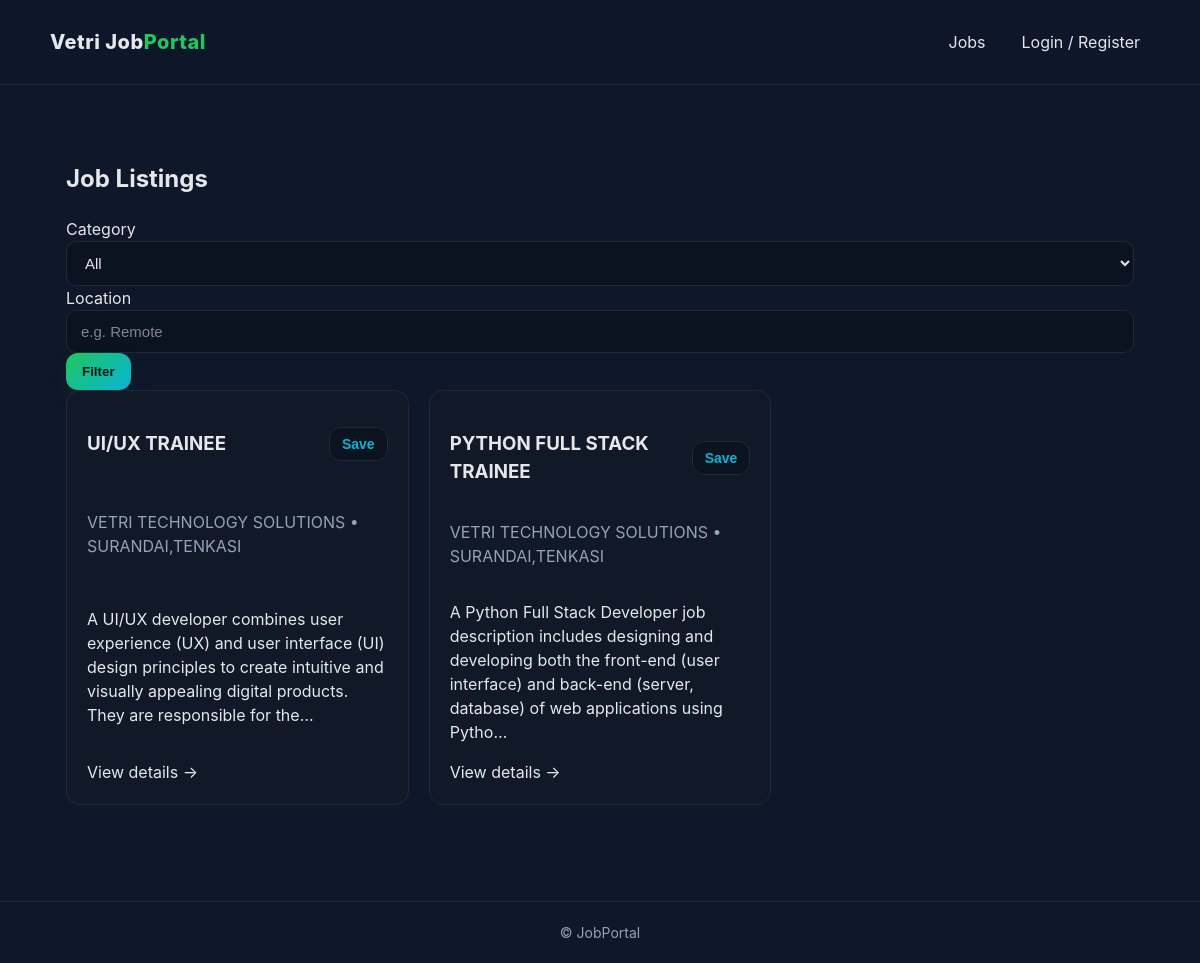
Screenshot of /jobs/ with the database file from the repository.
### jobs/models.py (models this page shows, shortened)
class Job(models.Model):
    title = models.CharField(max_length=200)
    company = models.CharField(max_length=200)
    category = models.ForeignKey(Category, on_delete=models.CASCADE, related_name="jobs")
    location = models.CharField(max_length=120)
    description = models.TextField()
    posted_at = models.DateTimeField(default=timezone.now)
    class Meta: ordering = ["-posted_at"]

### jobs/views.py (the view)
# urls.py: path("jobs/", views.jobs_list, name="jobs_list"),
def jobs_list(request):
    category_slug = request.GET.get("category")
    location = request.GET.get("location", "").strip()
    jobs = Job.objects.select_related("category").all()
    if category_slug:
        jobs = jobs.filter(category__slug=category_slug)
    if location:
        jobs = jobs.filter(location__icontains=location)
    categories = Category.objects.all()
    return render(request, "jobs_list.html", {
        "jobs": jobs,
        "categories": categories,
        "current_category": category_slug,
        "current_location": location
    })

### jobs/templates/jobs_list.html (shortened to what this page needs)
{% extends "base.html" %}
{% block content %}
<section class="section">
  <h2>Job Listings</h2>
  <form class="filters" method="get">
    <label>Category
      <select name="category">
        <option value="">All</option>
      </select>
    </label>
    <label>Location
      <input type="text" name="location" placeholder="e.g. Remote" value="{{ current_location }}">
    </label>
    <button class="btn" type="submit">Filter</button>
  </form>
  <div class="grid jobs">
    {% for job in jobs %}
    <article class="card job-card" data-job-id="{{ job.id }}">
      <div class="job-head">
        <a href="{% url 'job_detail' job.id %}"><h3>{{ job.title }}</h3></a>
        <button class="save-btn" data-id="{{ job.id }}">Save</button>
      </div>
      <p class="muted">{{ job.company }} • {{ job.location }}</p>
      <p class="desc">{{ job.description|truncatechars:180 }}</p>
      <a class="btn-link" href="{% url 'job_detail' job.id %}">View details →</a>
    </article>
    {% empty %}
    <p>No jobs found.</p>
    {% endfor %}
  </div>
</section>
{% endblock %}

### jobs/static/css/styles.css (style rules this page uses)
:root { --bg: #0f172a; --card: #111827; --muted: #94a3b8; --text: #e5e7eb; --brand: #22c55e; --brand-2: #06b6d4; --ring: rgba(34, 197, 94, .35); }
* { box-sizing: border-box }
html, body { margin: 0; padding: 0; background: var(--bg); color: var(--text); font-family: Inter, system-ui, Segoe UI, Roboto, Arial, sans-serif; line-height: 1.5; }
a { color: inherit; text-decoration: none }
.btn { display: inline-flex; align-items: center; justify-content: center; gap: 8px; border: 0; border-radius: 12px; padding: 11px 16px; font-weight: 700; cursor: pointer; background: linear-gradient(135deg, var(--brand), var(--brand-2)); color: #041016; box-shadow: 0 10px 30px -12px var(--ring); transition: transform .2s ease; }
.btn-link { padding: 0 }
.section { padding: 32px 0 }
.grid { display: grid; gap: 20px; align-items: stretch }
.grid.jobs { grid-template-columns: repeat(auto-fill, minmax(280px, 1fr)) }
.card { background: var(--card); border: 1px solid #1f2937; border-radius: 14px; padding: 20px; transition: transform .2s, border-color .2s; display: flex; flex-direction: column; justify-content: space-between; }
.job-head { display: flex; justify-content: space-between; gap: 12px; align-items: center }
.muted { color: var(--muted) }
select, input[type="text"], input[type="email"], input[type="password"], input[type="file"] { background: #0b1220; color: var(--text); border: 1px solid #1f2937; border-radius: 10px; padding: 12px 14px; outline: none; font-size: 15px; transition: border-color .2s, box-shadow .2s, background .2s; width: 100%; }
::placeholder { color: var(--muted); opacity: .8 }
.save-btn { background: #0b1220; border: 1px solid #1f2937; color: var(--brand-2); font-size: 14px; font-weight: 600; border-radius: 12px; padding: 8px 12px; cursor: pointer; transition: all .2s; }

### rows the page displays
Job: title "UI/UX TRAINEE", company "VETRI TECHNOLOGY SOLUTIONS", location "SURANDAI,TENKASI", description "A UI/UX developer combines user experience (UX) and user interface (UI) design principles to create intuitive and visually appealing digital products. They are responsible for the…"
Job: title "PYTHON FULL STACK TRAINEE", company "VETRI TECHNOLOGY SOLUTIONS", location "SURANDAI,TENKASI", description "A Python Full Stack Developer job description includes designing and developing both the front-end (user interface) and back-end (server, database) of web applications using Pytho…"
